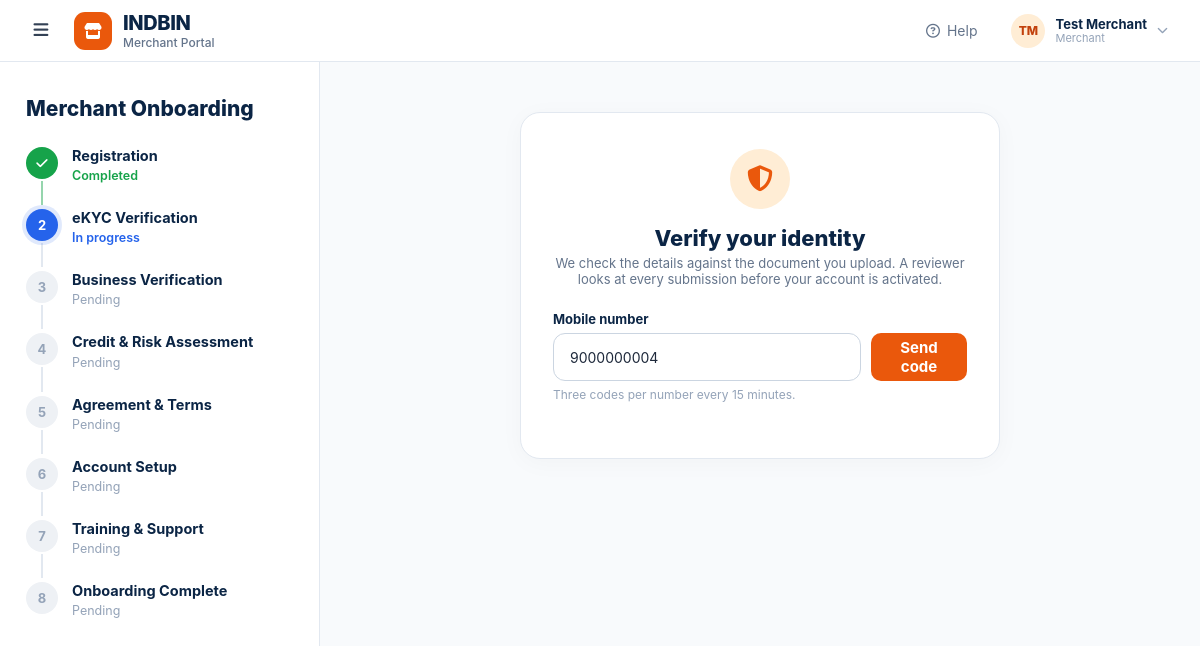
Page /merchant/ekyc/upload.php (signed in) on the committed database.
### tables this page shows
CREATE TABLE users (
    id                INT UNSIGNED AUTO_INCREMENT PRIMARY KEY,
    role              ENUM('customer','agent','merchant','admin') NOT NULL DEFAULT 'customer',
    full_name         VARCHAR(150)  NOT NULL,
    email             VARCHAR(190)  NOT NULL,
    mobile            VARCHAR(15)   NULL,
    password_hash     VARCHAR(255)  NOT NULL,

     
    party_code        VARCHAR(32)   NULL,
    customer_code     VARCHAR(32)   NULL,    

     
    business_name     VARCHAR(180)  NULL,
    business_type     VARCHAR(100)  NULL,
    merchant_id       INT UNSIGNED  NULL,    

     
    referral_code     VARCHAR(24)   NULL,
    upline_id         INT UNSIGNED  NULL,

     
    mobile_verified   TINYINT(1)    NOT NULL DEFAULT 0,
    email_verified    TINYINT(1)    NOT NULL DEFAULT 0,
    kyc_status        ENUM('not_started','pending','approved','rejected','resubmit')
                      NOT NULL DEFAULT 'not_started',
    business_verification_status ENUM('not_started','pending','approved','rejected')
                      NOT NULL DEFAULT 'not_started',
    background_status ENUM('not_started','pending','approved','rejected')
                      NOT NULL DEFAULT 'not_started',
    onboarding_step   TINYINT UNSIGNED NOT NULL DEFAULT 1,
    account_status    ENUM('registered','onboarding','active','suspended','closed')
                      NOT NULL DEFAULT 'registered',

    risk_score        SMALLINT UNSIGNED NULL,
    risk_category     VARCHAR(30)   NULL,
    credit_limit      DECIMAL(12,2) NOT NULL DEFAULT 0.00,

    preferred_support_channel VARCHAR(30) NULL,
    onboarding_completed_at   DATETIME NULL,
    agreement_signed_at       DATETIME NULL,
    product_enablement_completed_at DATETIME NULL,
    account_setup_completed_at DATETIME NULL,
    training_completed_at     DATETIME NULL,
    app_walkthrough_completed_at DATETIME NULL,

    last_login_at     DATETIME      NULL,
    created_at        TIMESTAMP     NOT NULL DEFAULT CURRENT_TIMESTAMP,
    updated_at        TIMESTAMP     NOT NULL DEFAULT CURRENT_TIMESTAMP ON UPDATE CURRENT_TIMESTAMP,

    UNIQUE KEY uq_users_email    (email),
    UNIQUE KEY uq_users_mobile   (mobile),
    UNIQUE KEY uq_users_party    (party_code),
    UNIQUE KEY uq_users_code     (customer_code),
    UNIQUE KEY uq_users_referral (referral_code),
    KEY idx_users_role_status    (role, account_status),
    KEY idx_users_upline         (upline_id)
);

### merchant/portal/shell.php (called while the page is built, shortened)
<?php
require_once dirname(dirname(__DIR__)) . '/core/onboarding_shell.php';
function get_step_statuses(PDO $pdo, int $user_id): array
{
    $stmt = $pdo->prepare(
        "SELECT kyc_status, business_verification_status, risk_score,
                agreement_signed_at, account_setup_completed_at, product_enablement_completed_at,
                training_completed_at, onboarding_completed_at
         FROM users WHERE id = ?"
    );
    $stmt->execute([$user_id]);
    $u = $stmt->fetch();
    $statuses = [];
    $statuses['registration']    = 'completed';
    $statuses['ekyc']            = match ($u['kyc_status']) {
        'approved' => 'completed',
        'pending'  => 'in_review',
        'rejected' => 'rejected',
        'resubmit' => 'in_progress',
        default    => 'pending',
    };
    $statuses['business']        = match ($u['business_verification_status']) {
        'approved' => 'completed',
        'pending'  => 'in_review',
        'rejected' => 'rejected',
        default    => 'pending',
    };
    $statuses['credit']          = $u['risk_score'] !== null ? 'completed' : 'pending';
    $statuses['agreement']       = $u['agreement_signed_at'] ? 'completed' : 'pending';
    $statuses['account_setup']   = $u['account_setup_completed_at'] ? 'completed' : 'pending';
    $statuses['training']        = $u['training_completed_at'] ? 'completed' : 'pending';
    $statuses['complete']        = $u['onboarding_completed_at'] ? 'completed' : 'pending';
    return $statuses;
}
function render_shell_open(PDO $pdo, int $user_id, string $activeStepKey, string $pageTitle): void
{
    $stmt = $pdo->prepare("SELECT * FROM users WHERE id = ?");
    $stmt->execute([$user_id]);
    $user = $stmt->fetch() ?: ['id' => $user_id, 'full_name' => 'Merchant', 'role' => 'merchant'];
    onboarding_shell_render_open(
        $pdo, $user, 'merchant',
        get_step_statuses($pdo, $user_id),
        $activeStepKey, $pageTitle
    );
}

### merchant/ekyc/upload.php (called while the page is built, shortened)
<?php
require_once __DIR__ . '/../db.php';
require_once APP_ROOT . '/core/ekyc_page.php';
require_once __DIR__ . '/../portal/shell.php';
$user = require_merchant($pdo);
ekyc_upload_page($pdo, $user, 'merchant');

### core/helpers.php (called while the page is built, shortened)
<?php
function e(?string $v): string
{
    return htmlspecialchars($v ?? '', ENT_QUOTES | ENT_SUBSTITUTE, 'UTF-8');
}

### core/ekyc_page.php (the view, shortened to what this page needs)
<?php
function ekyc_upload_page(PDO $pdo, array $user, string $role): void
{
    $uid    = (int)$user['id'];
    $sentTo = $_SESSION['ekyc_otp_to'] ?? null;
    $verified = (string)($_SESSION['ekyc_mobile_ok'] ?? '');
    render_shell_open($pdo, $uid, 'ekyc', 'eKYC verification');
    ?>
    <div class="card">
        <div class="card-icon"><i class="fa-solid fa-shield-halved"></i></div>
        <div class="card-head">
            <h2>Verify your identity</h2>
            <p>We check the details against the document you upload. A reviewer looks at
               every submission before your account is activated.</p>
        </div>
        <?php if ($verified === ''): ?>
            <form method="post">
                <div class="field">
                    <label for="mobile">Mobile number</label>
                    <div class="inline-field">
                        <input id="mobile" type="tel" name="mobile" inputmode="numeric" maxlength="10"
                               pattern="[6-9][0-9]{9}" required
                               value="<?= e((string)($sentTo ?? $user['mobile'] ?? '')) ?>"
                               placeholder="9876543210">
                        <button class="btn" type="submit"><?= $sentTo ? 'Resend' : 'Send code' ?></button>
                    </div>
                    <p class="hint">Three codes per number every 15 minutes.</p>
                </div>
            </form>
        <?php endif; ?>
    </div>
    <?php
}
    ?>

### customer/portal/topbar.php (shortened to what this page needs)
<?php
function render_topbar(PDO $pdo, array $user, string $context = 'portal'): void
{
    $role = (string)($user['role'] ?? 'customer');
    $roleLabel = match ($role) {
        'admin'    => 'Back office',
        'agent'    => 'Agent',
        'merchant' => 'Merchant',
        default    => 'Customer',
    };
    $portalLabel = match ($role) {
        'admin'    => 'Back office',
        'agent'    => 'Agent Portal',
        'merchant' => 'Merchant Portal',
        default    => 'Customer Portal',
    };
    $portalIcon = match ($role) {
        'admin'    => 'fa-shield-halved',
        'agent'    => 'fa-user-tie',
        'merchant' => 'fa-store',
        default    => 'fa-user',
    };
    $parts    = preg_split('/\s+/', trim((string)$user['full_name'])) ?: [];
    $initials = strtoupper(
        mb_substr($parts[0] ?? '?', 0, 1) . (count($parts) > 1 ? mb_substr(end($parts), 0, 1) : '')
    );
    ?>
<header class="topbar">
    <div class="topbar-left">
        <button type="button" class="nav-toggle" aria-label="Toggle navigation"
                aria-expanded="true" onclick="toggleNav(this)">
            <i class="fa-solid fa-bars"></i>
        </button>
        <a class="brand" href="<?= BASE_URL ?>/index.php">
            <span class="brand-mark" aria-hidden="true">
                <i class="fa-solid <?= e($portalIcon) ?>"></i>
            </span>
            <span class="brand-text">
                <span class="brand-name">IND<span>BIN</span></span>
                <span class="brand-sub"><?= e($portalLabel) ?></span>
            </span>
        </a>
    </div>
    <div class="topbar-right">
        <a class="help-link" href="<?= BASE_URL ?>/help.php">
            <i class="fa-regular fa-circle-question" aria-hidden="true"></i>
            <span>Help</span>
        </a>
        <details class="user-menu">
            <summary>
                <span class="avatar"><?= e($initials) ?></span>
                <span class="who">
                    <strong><?= e($user['full_name']) ?></strong>
                    <small><?= e($roleLabel) ?></small>
                </span>
                <i class="fa-solid fa-chevron-down" style="font-size:11px;color:var(--faint);"></i>
            </summary>
        </details>
    </div>
</header>
<?php
}

### rows in the picture
users: role "Merchant Portal", full_name "TM", full_name "Test Merchant", role "Merchant", mobile "9000000004"

### other values in the picture
$label "Registration"
$word "Completed"
$label "eKYC Verification"
$word "In progress"
$label "Business Verification"
$word "Pending"
$label "Credit & Risk Assessment"
$label "Agreement & Terms"
$label "Account Setup"
$label "Training & Support"
$label "Onboarding Complete"
